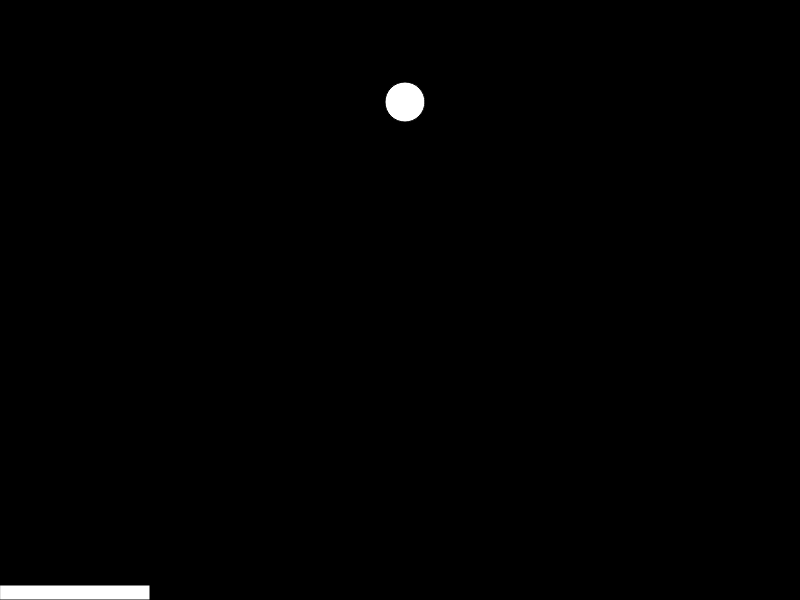
Frame 1 (no input)
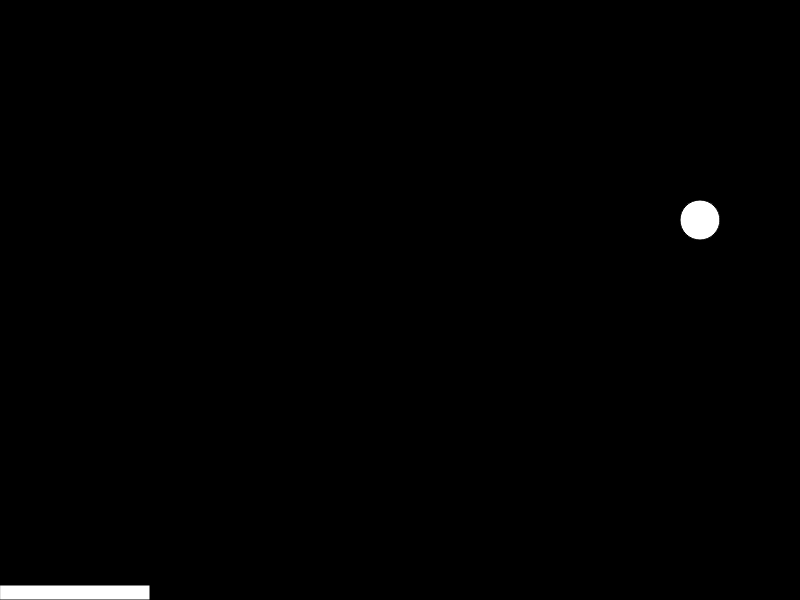
Frame 60 (no input)
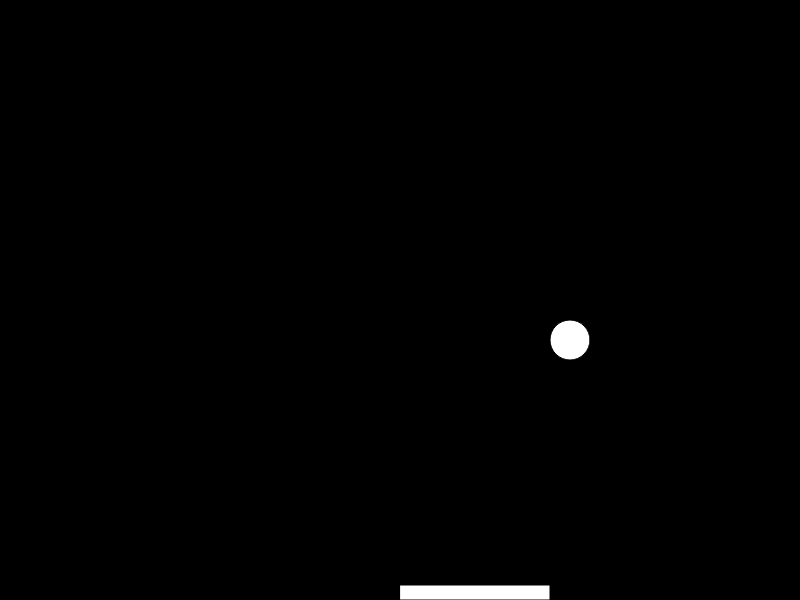
Frame 120 (the mouse pressed at the canvas centre since frame 60)

The p5.js sketch that drew these frames (run headless with seeded random() and noise() and a simulated clock; from frame 60 on, the mouse is pressed at the canvas centre):

// p5.js sketch
// ── sketch.js
let x = 400;
let y = 100;
let xspeed = 5;
let yspeed = 2;
let r = 20;

let paddle;

function setup() {
  createCanvas(800, 600);
  ball = new Ball(x, y, 5, 2);
  paddle = new Paddle();
}

function draw() {
  background(0);
  paddle.update();
  paddle.display();
  ball.update();
  ball.display();
  //console.log(`Ball Y pos: ${ball.y}`);
  //console.log(`Ball R pos: ${ball.radius}`);
  //console.log(`Paddle Y pos: ${paddle.y}`);
  var ballBottom = ball.y + ball.radius;
  var ballTop = ball.y - ball.radius;
  var ballRightEdge = ball.x + ball.radius;
  var ballLeftEdge = ball.x - ball.radius;
  var paddleTopEdge = paddle.y;
  var paddleBottomEdge = paddle.y + paddle.h;
  var paddleLeftEdge = paddle.x;
  var isVerticalCollision = ((ballBottom) >= (paddleTopEdge)) && ((ballTop) <= (paddleBottomEdge));
  var isHorizontalCollision = ((ballRightEdge) >= (paddleLeftEdge)) && ((ballLeftEdge) <= (paddle.x + paddle.w));
  if (isVerticalCollision && isHorizontalCollision && ball.yspeed > 0) {
    ball.y = paddle.y - ball.radius;
    ball.yspeed = -ball.yspeed;
  }
}

class Ball {
  constructor(x, y, xspeed, yspeed) {
    this.x = x;
    this.y = y;
    this.xspeed = xspeed;
    this.yspeed = yspeed;
    this.radius = 20;
  }

  update() {
    this.x += this.xspeed;
    this.y += this.yspeed;
    if (this.x > width - r || this.x < r) {
      this.xspeed = -this.xspeed;
    }
    if (this.y > height - r || this.y < r) {
      this.yspeed = -this.yspeed;
    }
  }

  display() {
    fill(color(255, 255, 255));
    circle(this.x, this.y, this.radius * 2);
  }
}

class Paddle {
  constructor() {
    this.x = 0;
    this.y = 585;
    this.w = 150; // width
    this.h = 15 // height
  }

  update() {
    this.x = constrain(mouseX, 0, width - this.w);
  }

  display() {
    fill(255,255,255);
    rect(this.x, this.y, this.w, this.h);
  }
}
